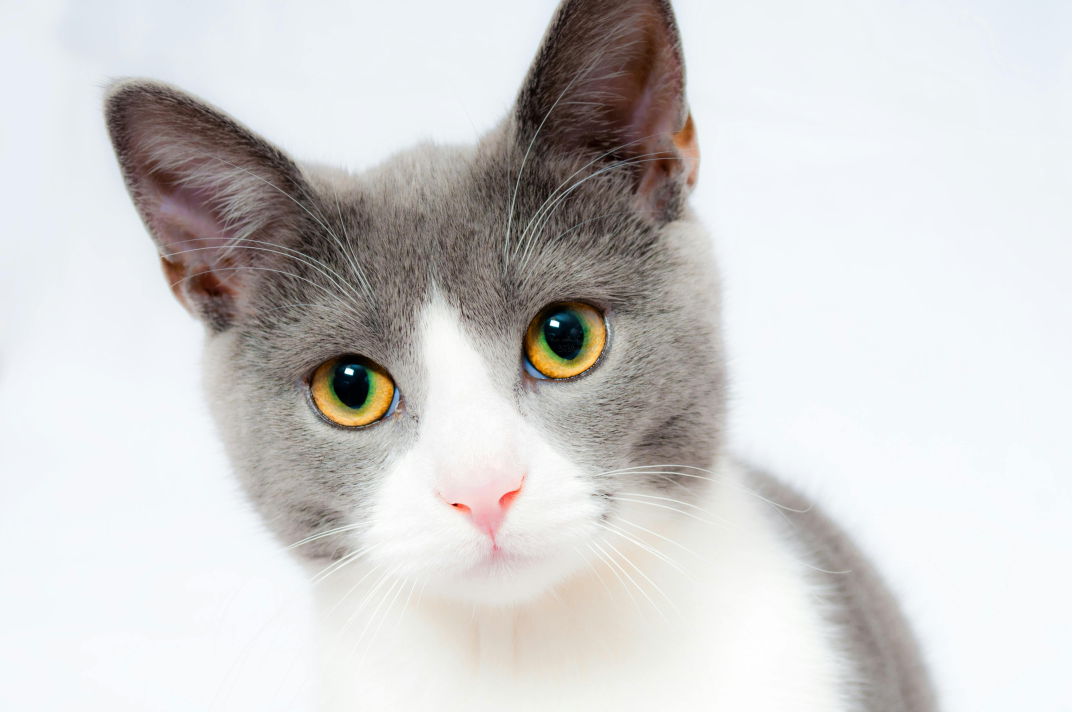
#> input picture CV_questions/Cat Clue 3.jpg, 5360 x 3560 px (shown at 1/5 size)
$ python task4_3.py
#> lines starting #> are read from the running program, lines starting #| are printed output that depends on the picture
import cv2 as cv


img = cv.imread('Cat Clue 3.jpg')
#> img is the input picture: shape (3560, 5360, 3); mean B, G, R 207.7, 208.1, 209.3
eye_region = img[100:180, 90:260]
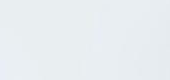
#> eye_region: shape (80, 170, 3); mean B, G, R 241.3, 237.7, 232.7
cv.imwrite("eye_zoom.jpg", eye_region)
